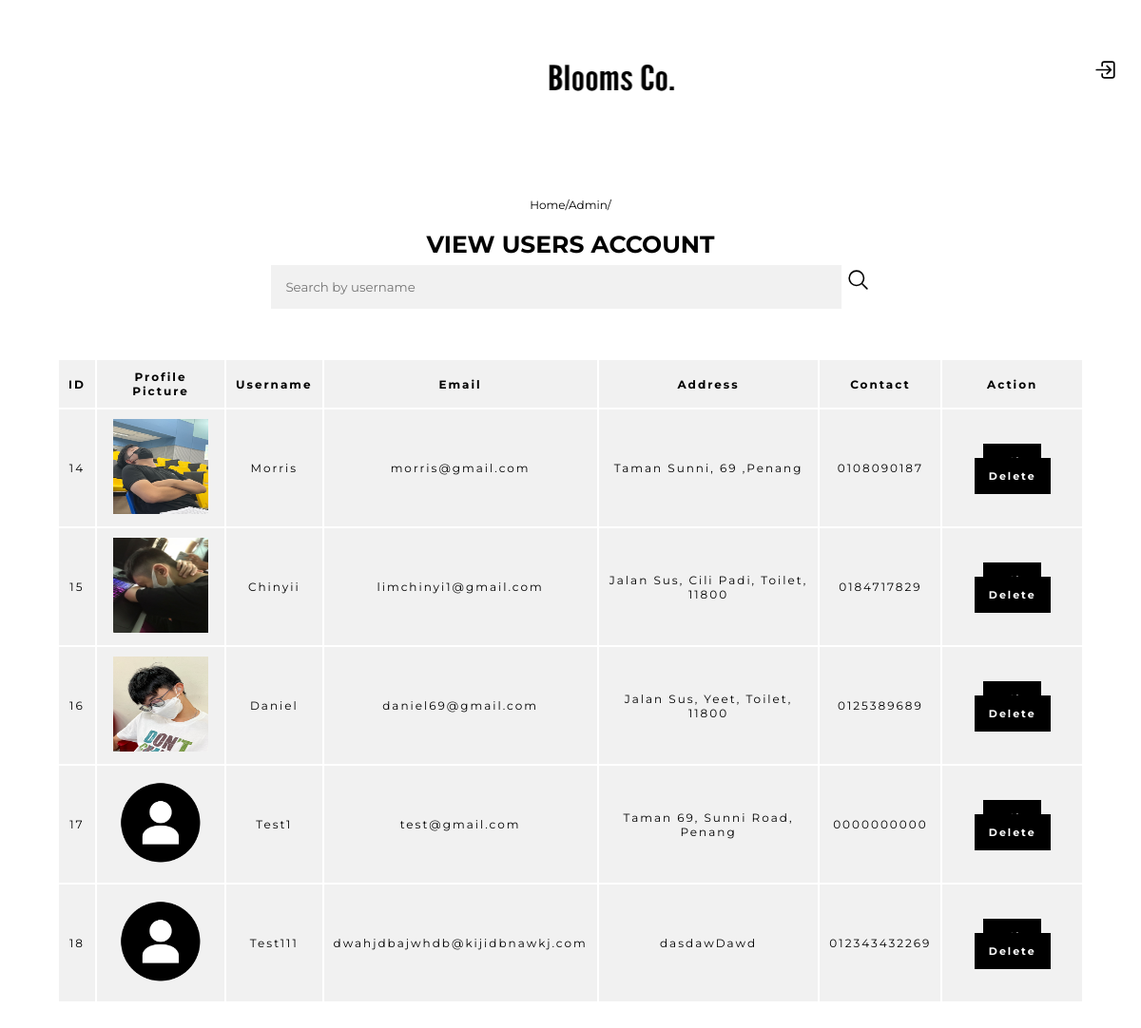
The page /adminaccount.php on the database its author committed.
### tables this page shows
CREATE TABLE `user_table` (
  `user_id` int(11) NOT NULL,
  `username` varchar(15) NOT NULL,
  `user_email` varchar(50) NOT NULL,
  `user_password` varchar(255) NOT NULL,
  `user_address` varchar(255) NOT NULL,
  `user_phone` varchar(20) NOT NULL,
  `user_image` varchar(255) NOT NULL
);

### adminaccount.php (the view, shortened to what this page needs)
<!DOCTYPE html>
<html>
    <head>
        <link href="../css/admin2.css" rel="stylesheet" type="text/css"/>
    </head>
    <body>
        <?php
        include './adminheader.php';
        require_once './helper.php';
        ?>
        <div class="pageContent">
            <p>Home/Admin/</p></br>
            <p class="bold"><b>VIEW USERS ACCOUNT</b></p>
        </div>
        <div class="search-container">
            <form method="GET">
                <center><input type="text" placeholder="Search by username" name="username">
                    <button class="searchBtn" type="submit"><ion-icon class="search-outline" name="search-outline"></ion-icon></button></center>
            </form>
        </div>
        <div class="product-display">
            <table class="product-display-table">
                <thead>
                    <tr>
                        <td>ID</td>
                        <td>Profile Picture</td>
                        <td>Username</td>
                        <td>Email</td>
                        <td>Address</td>
                        <td>Contact</td>
                        <td>Action</td>
                    </tr>
                </thead>
                <?php
                if(isset($_GET['username'])) {
                    $search_username = $_GET['username'];
                    $select_query = "SELECT * FROM user_table WHERE username LIKE '%$search_username%'";
                } else {
                    $select_query = "SELECT * FROM user_table";
                }
                $result = mysqli_query($con, $select_query);
                while ($row = mysqli_fetch_assoc($result)) {
                    $user_id = $row['user_id'];
                    $user_image = $row['user_image'];
                    $user_username = $row['username'];
                    $user_email = $row['user_email'];
                    $user_address = $row['user_address'];
                    $user_contact = $row['user_phone'];
                    ?>
                    <tr>
                        <td><?php echo $user_id ?></td>
                        <td><img src='../php/user_images/<?php echo $user_image ?>' width='100px' height='100px'/></td>
                        <td><?php echo $user_username ?></td>
                        <td><?php echo $user_email ?></td>
                        <td><?php echo $user_address ?></td>
                        <td><?php echo $user_contact ?></td>
                        <td><a class='btn' href='editacc.php?acc=<?php echo $user_id ?>'>Edit</a>
                            <a class='btn' href='#' onclick='showConfirmation(<?php echo $user_id ?>)'>Delete</a>
                        </td>
                    </tr>
                    <?php
                }
                ?>
            </table>
        </div>
    </body>
</html>

### css/admin2.css (style rules this page uses)
* { font-family: "Montserrat", sans-serif; padding: 0; margin: 0; box-sizing: border-box; }
body { background-color: white; }
.pageContent { width: 100%; text-align: center; margin-top: 50px; }
.pageContent p { font-size: 12px; }
.pageContent .bold { font-size: 25px; }
input[type=text], input[type=number], input[type=file] { width: 50%; padding: 15px; margin: 7px 0 20px 0; display: inline-block; border: none; background: #f1f1f1; }
a:link { text-decoration: none; color:black; }
.product-display { margin: 2rem 0; }
.product-display .product-display-table { text-align: center; width: 90%; margin-left: 5%; margin-right: 5%; }
.product-display .product-display-table thead { font-size: 13px; letter-spacing: 2px; background: #f1f1f1; font-weight: bold; }
.product-display .product-display-table td { padding: 10px; font-size: 12px; letter-spacing: 2px; background: #f1f1f1; }
.btn { padding: 10px 13px; color: white !important; cursor: pointer; transition: all 0.3s ease; background-color: black; border: 2px solid black; font-size: 11px; font-weight: bold; letter-spacing: 2px; }
.searchBtn { border: none; background-color: white; font-size: 25px; }

### css/adminheader.css (style rules this page uses)
*, *:before, *:after { font-family: "Montserrat", sans-serif; padding: 0; margin: 0; box-sizing: border-box; }
body { background-color: white; }

### rows shown on the page
user_table: user_id "14", user_image (picture), username "Morris", user_email "morris@gmail.com", user_address "Taman Sunni, 69 ,Penang", user_phone "0108090187"
user_table: user_id "15", user_image (picture), username "Chinyii", user_email "limchinyi1@gmail.com", user_address "Jalan Sus, Cili Padi, Toilet, 11800", user_phone "0184717829"
user_table: user_id "16", user_image (picture), username "Daniel", user_email "daniel69@gmail.com", user_address "Jalan Sus, Yeet, Toilet, 11800", user_phone "0125389689"
user_table: user_id "17", user_image (placeholder picture), username "Test1", user_email "test@gmail.com", user_address "Taman 69, Sunni Road, Penang", user_phone "0000000000"
user_table: user_id "18", user_image (placeholder picture), username "Test111", user_email "dwahjdbajwhdb@kijidbnawkj.com", user_address "dasdawDawd", user_phone "012343432269"
